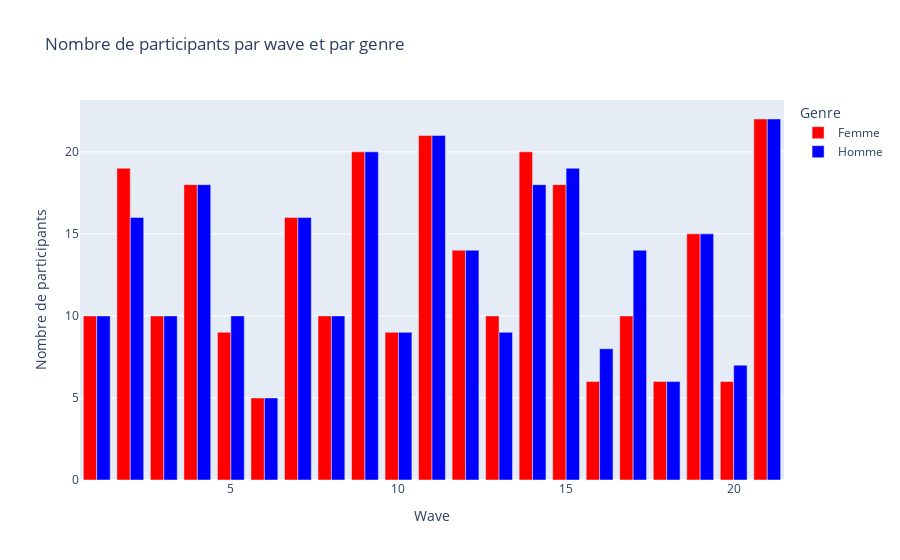

The notebook cell this image was saved under:
### Code cell
# Calculer le nombre d'hommes et de femmes par wave
gender_counts = df_unique.groupby(["wave", "gender"]).size().unstack(fill_value=0).reset_index()
gender_counts.columns = ['wave', 'Femme', 'Homme']

fig = px.bar(
    gender_counts,
    x="wave",
    y=["Femme", "Homme"],
    labels={"wave": "Wave", "value": "Nombre de participants", "variable": "Genre"},
    title="Nombre de participants par wave et par genre",
    barmode='group',
    color_discrete_map={'Femme': 'red', 'Homme': 'blue'}
)

fig.update_layout(
    xaxis_title='Wave',
    yaxis_title='Nombre de participants',
    legend_title='Genre'
)

fig.show()

### Figure 1 — Plotly figure (JSON) as saved in the notebook; plotly's stock layout.template omitted (floating-point values rounded to 4 significant figures)
{"data": [{"alignmentgroup": "True", "hovertemplate": "Genre=Femme<br>Wave=%{x}<br>Nombre de participants=%{y}<extra></extra>", "legendgroup": "Femme", "marker": {"color": "red", "pattern": {"shape": ""}}, "name": "Femme", "offsetgroup": "Femme", "orientation": "v", "showlegend": true, "textposition": "auto", "type": "bar", "x": [1, 2, 3, 4, 5, 6, 7, 8, 9, 10, 11, 12, 13, 14, 15, 16, 17, 18, 19, 20, 21], "xaxis": "x", "y": [10, 19, 10, 18, 9, 5, 16, 10, 20, 9, 21, 14, 10, 20, 18, 6, 10, 6, 15, 6, 22], "yaxis": "y"}, {"alignmentgroup": "True", "hovertemplate": "Genre=Homme<br>Wave=%{x}<br>Nombre de participants=%{y}<extra></extra>", "legendgroup": "Homme", "marker": {"color": "blue", "pattern": {"shape": ""}}, "name": "Homme", "offsetgroup": "Homme", "orientation": "v", "showlegend": true, "textposition": "auto", "type": "bar", "x": [1, 2, 3, 4, 5, 6, 7, 8, 9, 10, 11, 12, 13, 14, 15, 16, 17, 18, 19, 20, 21], "xaxis": "x", "y": [10, 16, 10, 18, 10, 5, 16, 10, 20, 9, 21, 14, 9, 18, 19, 8, 14, 6, 15, 7, 22], "yaxis": "y"}], "layout": {"barmode": "group", "legend": {"title": {"text": "Genre"}, "tracegroupgap": 0}, "title": {"text": "Nombre de participants par wave et par genre"}, "xaxis": {"anchor": "y", "domain": [0, 1], "title": {"text": "Wave"}}, "yaxis": {"anchor": "x", "domain": [0, 1], "title": {"text": "Nombre de participants"}}}}
